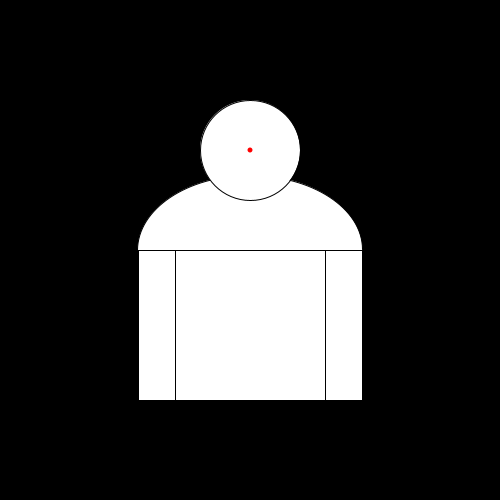
Frame 1 (no input)
Frame 60 (the mouse pressed at the canvas centre just before this capture): identical to frame 1, image omitted
Frame 120 (the mouse held since frame 60 and released just before this capture): identical to frame 1, image omitted

The Processing sketch that drew this single still picture (run headless with seeded random() and noise(); from frame 60 on, the mouse is pressed at the canvas centre):

// Processing sketch: Portrait_11_ext_function_b
// ── Portrait_11_ext_function_b.pde
/* 
 *  Portrait 11
 *  Externe Funktion, Pickel zeichnen, 
 *  HKB 16 Parametric Design, MR
 */

int dicke=150;

int mitteX;
int mitteY;


// Setup Funktion, wird einmal aufgerufen
void setup() { 
  size(500, 500);
  mitteX=width/2;
  mitteY=height/2;
}


// Draw Funktion, wird geloopt
void draw() {
  background(0);

  arc(mitteX, mitteY, dicke*1.5, 150, -PI, 0, OPEN); // Schulter
  ellipse(mitteX, mitteY-100, 100, 100); // Kopf
  rect(mitteX-dicke/2, mitteY, dicke, 150); // Bauch
  rect(mitteX-dicke/2-dicke/4, mitteY, dicke/4, 150); // linker Arm
  rect(mitteX+dicke/2, mitteY, dicke/4, 150); // rechter Arm


  // Pickel zeichnen
 drawPickel();
  
  
}


void drawPickel(){
  pushStyle();
  fill(255, 0, 0);
  noStroke();
  pushMatrix();
  translate(mitteX, mitteY-100);
  ellipse(0, 0, 5, 5);
  popMatrix();
  popStyle();
}
